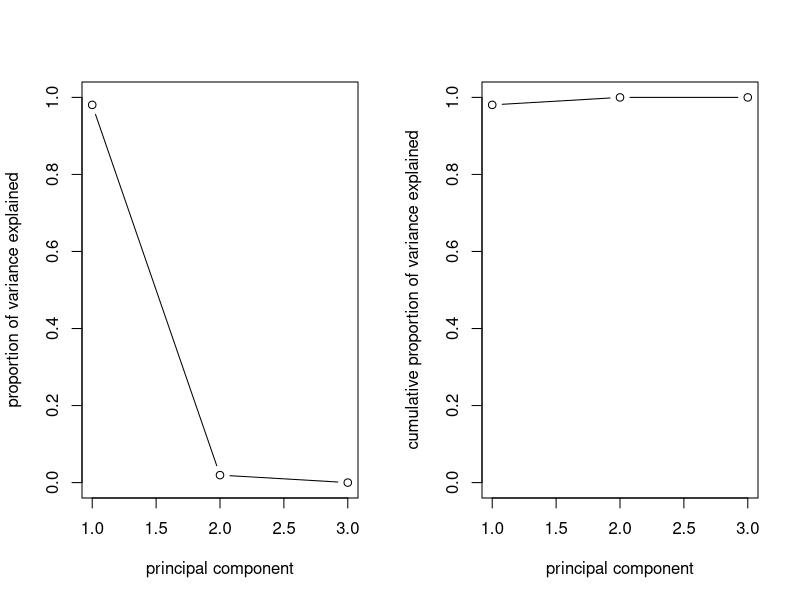
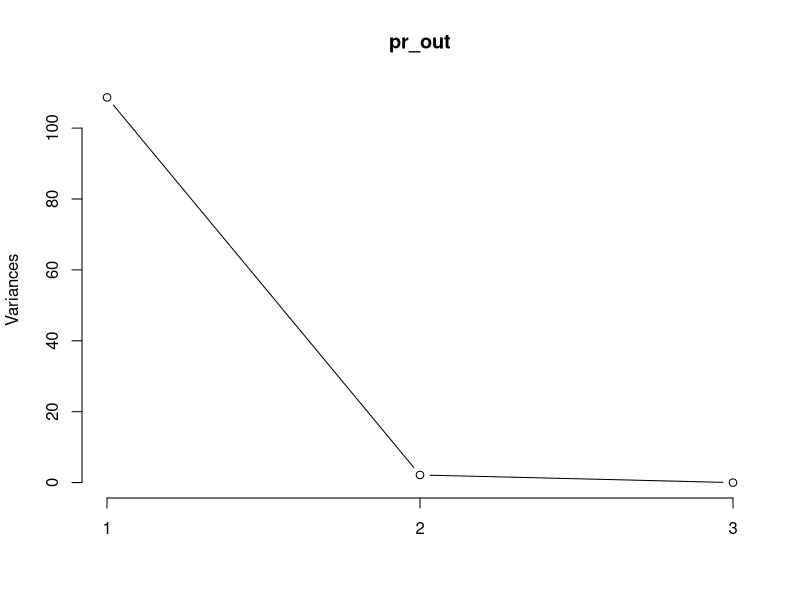
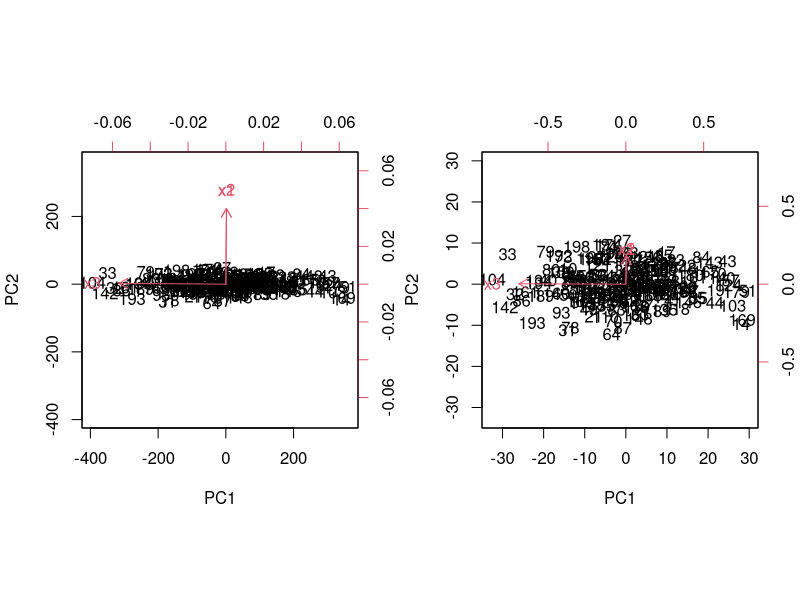
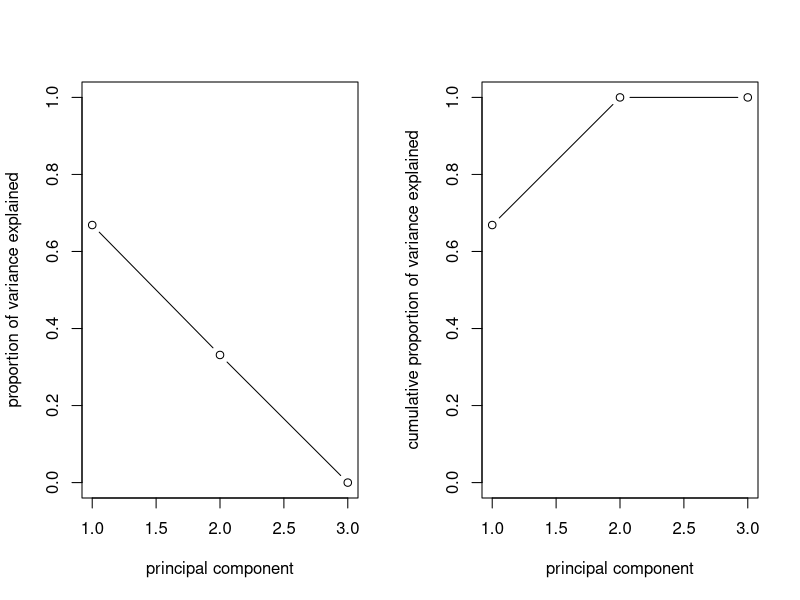
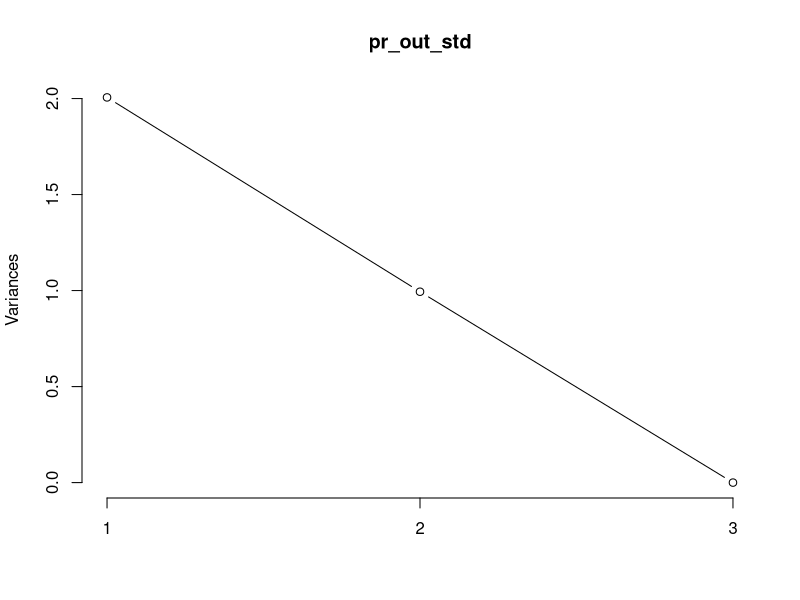
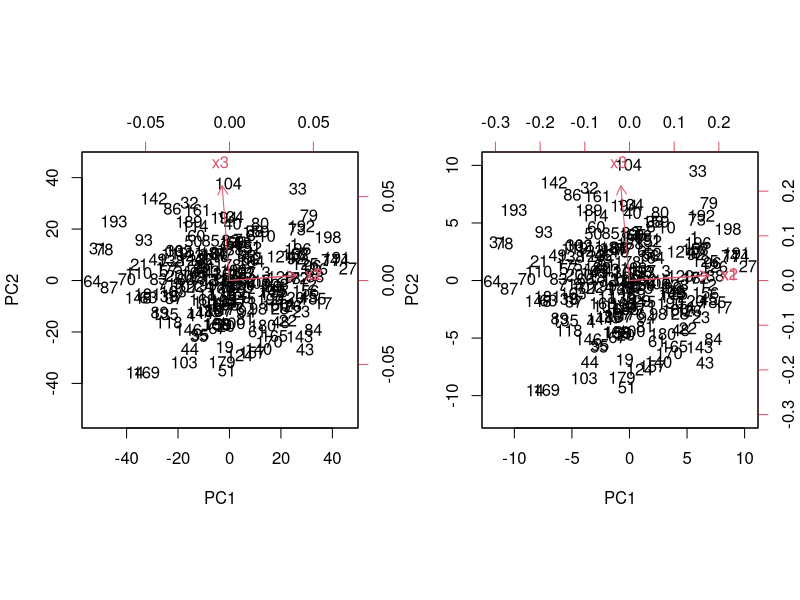

These figures' R source, in order:
set.seed(20240508)
x1 = rnorm(200)
x2 = x1 + 0.001*rnorm(200)
x3 = 10*rnorm(200)

#all are mean-zero

# non-standardized ===============================
mat_X = as.matrix(cbind(x1, x2, x3)) #(200, 3)
mat_S = t(mat_X) %*% mat_X/200
eigen_of_S = eigen(mat_S, TRUE)
eigen_of_S$values
eigen_of_S$vectors

# Or, using prcomp (r std)
pr_out = prcomp(mat_X, scale=FALSE)
names(pr_out)
pr_out$center
pr_out$scale
pr_out$sdev^2
pr_out$rotation #loadings(eigenvecs)
dim(pr_out$x) #200, 3, score vector.

mat_X[1,]
(pr_out$rotation %*% pr_out$x[1,]) + pr_out$center #reconstructed

#scree plot
pr_out_var = pr_out$sdev^2 #eigenvals
pve = pr_out_var / sum(pr_out_var)
pve #total variance explained by each principal component
par(mfrow=c(1,2))
plot(pve,
    xlab="principal component",
    ylab="proportion of variance explained",
    ylim=c(0,1), type="b")
plot(cumsum(pve),
    xlab="principal component",
    ylab="cumulative proportion of variance explained",
    ylim=c(0,1), type="b")
#or
par(mfrow=c(1,1))
screeplot(pr_out, type="lines")

#biplot
par(mfrow=c(1,2))
pr_out$rotation = -pr_out$rotation
pr_out$x = -pr_out$x
biplot(pr_out, scale=0, pc.biplot=TRUE)
biplot(pr_out, scale=1/2, pc.biplot=TRUE)





# standardized ===============================
mat_stdX = as.matrix(cbind(x1/sd(x1), x2/sd(x2), x3/sd(x3)))

mat_stdS = t(mat_stdX) %*% mat_stdX/200
eigen_of_stdS = eigen(mat_stdS)
eigen_of_stdS$values
eigen_of_stdS$vectors

# Or, using prcomp (r std)
pr_out_std = prcomp(mat_X, scale=TRUE) #<<<<
pr_out_std$center
pr_out_std$scale
pr_out_std$rotation #loadings
pr_out_std$sdev^2
dim(pr_out_std$x) #200, 3, score vector.

mat_X[1,]
(pr_out_std$rotation %*% pr_out_std$x[1,])*pr_out_std$scale + pr_out_std$center #reconstructed

#scree plot
pr_out_std_var = pr_out_std$sdev^2
pve_std = pr_out_std_var / sum(pr_out_std_var)
pve_std #total variance explained by each principal component
par(mfrow=c(1,2))
plot(pve_std,
    xlab="principal component",
    ylab="proportion of variance explained",
    ylim=c(0,1), type="b")
plot(cumsum(pve_std),
    xlab="principal component",
    ylab="cumulative proportion of variance explained",
    ylim=c(0,1), type="b")
#or
par(mfrow=c(1,1))
screeplot(pr_out_std, type="lines")

#biplot
par(mfrow=c(1,2))
pr_out_std$rotation = -pr_out_std$rotation
pr_out_std$x = -pr_out_std$x
biplot(pr_out_std, scale=0, pc.biplot=TRUE)
biplot(pr_out_std, scale=1/2, pc.biplot=TRUE)
